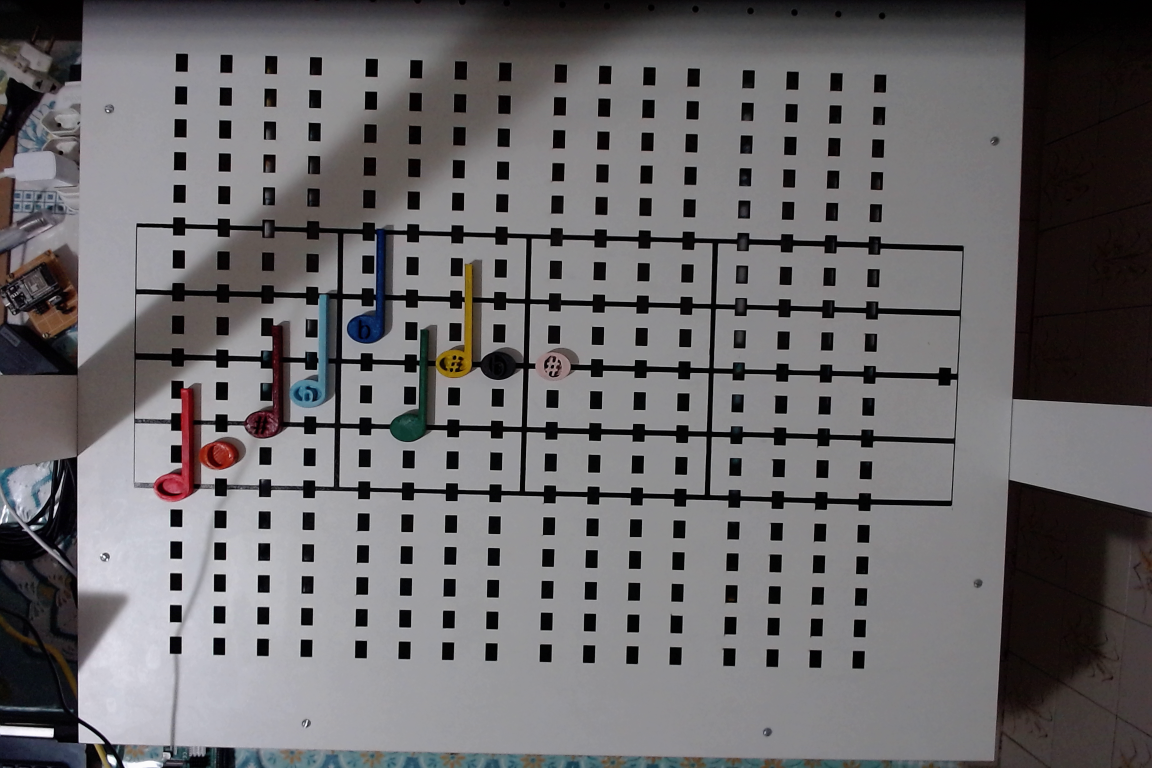
#> input picture backend/note_detection/board.png, 2304 x 1536 px (shown at 1/2 size)
$ python warp_perspective.py
#> lines starting #> are read from the running program, lines starting #| are printed output that depends on the picture
import cv2
import numpy as np

def warp_perspective_to_rect(image, points):
    """
    Applies a perspective transform to warp the area defined by 4 points into a rectangle.

    Parameters:
    - image: Input image (numpy array)
    - points: List or array of 4 points (each as [x, y]) in any order

    Returns:
    - Warped rectangular image
    """

    # Convert to float32 numpy array
    pts = np.array(points, dtype="float32")

    # Order points: top-left, top-right, bottom-right, bottom-left
    def order_points(pts):
        rect = np.zeros((4, 2), dtype="float32")
        s = pts.sum(axis=1)
        diff = np.diff(pts, axis=1)

        rect[0] = pts[np.argmin(s)]      # top-left
        rect[2] = pts[np.argmax(s)]      # bottom-right
        rect[1] = pts[np.argmin(diff)]   # top-right
        rect[3] = pts[np.argmax(diff)]   # bottom-left

        return rect

    rect = order_points(pts)
    (tl, tr, br, bl) = rect

    # Compute width and height of the new image
    widthA = np.linalg.norm(br - bl)
    widthB = np.linalg.norm(tr - tl)
    maxWidth = int(max(widthA, widthB))

    heightA = np.linalg.norm(tr - br)
    heightB = np.linalg.norm(tl - bl)
    maxHeight = int(max(heightA, heightB))

    # Destination rectangle
    delta = 50
    dst = np.array([
        [delta, delta],
        [maxWidth - 1 - delta, delta],
        [maxWidth - 1 - delta, maxHeight - 1 - delta],
        [delta, maxHeight - 1 - delta]
    ], dtype="float32")

    # Compute the perspective transform matrix
    M = cv2.getPerspectiveTransform(rect, dst)

    # Apply the warp
    warped = cv2.warpPerspective(image, M, (maxWidth, maxHeight))

    return warped

if __name__ == '__main__':
    image = cv2.imread('board.png')
#> image is the input picture: shape (1536, 2304, 3); mean B, G, R 106.6, 104.6, 106.9
    points = [[100, 200], [400, 180], [420, 500], [120, 520]]  # your 4 points
    warped = warp_perspective_to_rect(image, points)
#> in warp_perspective_to_rect, `warped = cv2.warpPerspective(image, M, (maxWidth, maxHeight))`:
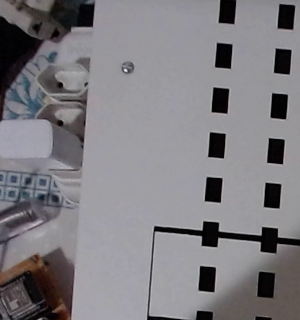
#> warped: shape (320, 300, 3); mean B, G, R 128.7, 124.3, 126.7
    cv2.imwrite('warped_board.png', warped)

$ run again, with backend/note_detection/a.jpg saved as backend/note_detection/board.png
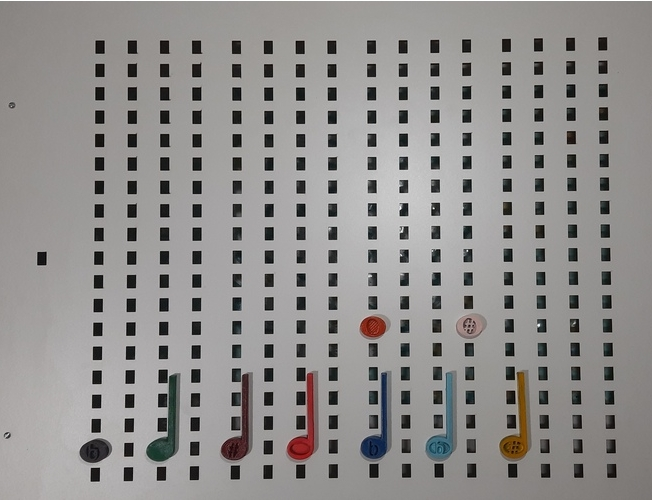
#> input picture backend/note_detection/a.jpg, 652 x 500 px
#> image is the input picture: shape (500, 652, 3); mean B, G, R 140.6, 142, 144
#> in warp_perspective_to_rect, `warped = cv2.warpPerspective(image, M, (maxWidth, maxHeight))`:
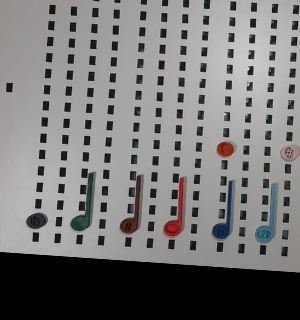
#> warped: shape (320, 300, 3); mean B, G, R 118.2, 118.5, 119.8
